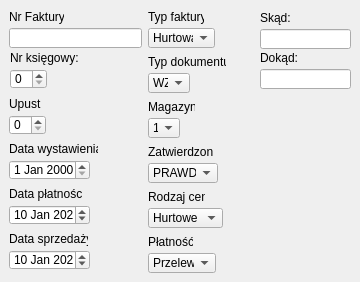
              <widget class="QFrame" name="frame_9">
               <widget class="QLabel" name="discountLabel_2">
                <property name="geometry">
                 <rect>
                  <x>9</x>
                  <y>96</y>
                  <width>32</width>
                  <height>16</height>
                 </rect>
                </property>
                <property name="text">
                 <string>Upust:</string>
                </property>
               </widget>
               <widget class="QSpinBox" name="discountSpinBox_2">
                <property name="geometry">
                 <rect>
                  <x>9</x>
                  <y>115</y>
                  <width>37</width>
                  <height>20</height>
                 </rect>
                </property>
               </widget>
               <widget class="QLabel" name="invoiceGenerationDateLabel_3">
                <property name="geometry">
                 <rect>
                  <x>9</x>
                  <y>141</y>
                  <width>89</width>
                  <height>16</height>
                 </rect>
                </property>
                <property name="text">
                 <string>Data wystawienia:</string>
                </property>
               </widget>
               <widget class="QDateEdit" name="invoiceGenerationDateEdit_2">
                <property name="geometry">
                 <rect>
                  <x>9</x>
                  <y>160</y>
                  <width>81</width>
                  <height>20</height>
                 </rect>
                </property>
               </widget>
               <widget class="QLabel" name="invoiceGenerationDateLabel_4">
                <property name="geometry">
                 <rect>
                  <x>9</x>
                  <y>186</y>
                  <width>73</width>
                  <height>16</height>
                 </rect>
                </property>
                <property name="text">
                 <string>Data płatności:</string>
                </property>
               </widget>
               <widget class="QDateEdit" name="invoicePaymentDateEdit_2">
                <property name="geometry">
                 <rect>
                  <x>9</x>
                  <y>205</y>
                  <width>81</width>
                  <height>20</height>
                 </rect>
                </property>
                <property name="date">
                 <date>
                  <year>2020</year>
                  <month>1</month>
                  <day>10</day>
                 </date>
                </property>
               </widget>
               <widget class="QLineEdit" name="invoiceNumberEdit_2">
                <property name="geometry">
                 <rect>
                  <x>9</x>
                  <y>28</y>
                  <width>133</width>
                  <height>20</height>
                 </rect>
                </property>
               </widget>
               <widget class="QLabel" name="invoiceNumberLabel_2">
                <property name="geometry">
                 <rect>
                  <x>9</x>
                  <y>9</y>
                  <width>55</width>
                  <height>16</height>
                 </rect>
                </property>
                <property name="text">
                 <string>Nr Faktury:</string>
                </property>
               </widget>
               <widget class="QLabel" name="invoiceSaleDateLabel_4">
                <property name="geometry">
                 <rect>
                  <x>9</x>
                  <y>231</y>
                  <width>79</width>
                  <height>16</height>
                 </rect>
                </property>
                <property name="text">
                 <string>Data sprzedaży:</string>
                </property>
               </widget>
               <widget class="QDateEdit" name="invoiceSaleDateEdit_3">
                <property name="geometry">
                 <rect>
                  <x>9</x>
                  <y>250</y>
                  <width>81</width>
                  <height>20</height>
                 </rect>
                </property>
                <property name="date">
                 <date>
                  <year>2020</year>
                  <month>1</month>
                  <day>10</day>
                 </date>
                </property>
               </widget>
               <widget class="QLabel" name="invoicTypeLabel_4">
                <property name="geometry">
                 <rect>
                  <x>148</x>
                  <y>9</y>
                  <width>56</width>
                  <height>16</height>
                 </rect>
                </property>
                <property name="text">
                 <string>Typ faktury</string>
                </property>
               </widget>
               <widget class="QComboBox" name="invoiceTypeComboBox_3">
                <property name="geometry">
                 <rect>
                  <x>148</x>
                  <y>28</y>
                  <width>67</width>
                  <height>20</height>
                 </rect>
                </property>
                <item>
                 <property name="text">
                  <string>Hurtowa</string>
                 </property>
                </item>
                <item>
                 <property name="text">
                  <string>Paragon</string>
                 </property>
                </item>
                <item>
                 <property name="text">
                  <string>Kupna</string>
                 </property>
                </item>
               </widget>
               <widget class="QLabel" name="invoicTypeLabel_5">
                <property name="geometry">
                 <rect>
                  <x>148</x>
                  <y>54</y>
                  <width>78</width>
                  <height>16</height>
                 </rect>
                </property>
                <property name="text">
                 <string>Typ dokumentu:</string>
                </property>
               </widget>
               <widget class="QComboBox" name="invoiceTypeComboBox_4">
                <property name="geometry">
                 <rect>
                  <x>148</x>
                  <y>73</y>
                  <width>42</width>
                  <height>20</height>
                 </rect>
                </property>
                <item>
                 <property name="text">
                  <string>WZ</string>
                 </property>
                </item>
                <item>
                 <property name="text">
                  <string>PZ</string>
                 </property>
                </item>
                <item>
                 <property name="text">
                  <string>MZ</string>
                 </property>
                </item>
               </widget>
               <widget class="QLabel" name="warehouseSelectLabel_6">
                <property name="geometry">
                 <rect>
                  <x>148</x>
                  <y>99</y>
                  <width>47</width>
                  <height>16</height>
                 </rect>
                </property>
                <property name="text">
                 <string>Magazyn:</string>
                </property>
               </widget>
               <widget class="QComboBox" name="warehouseSelectComboBox_5">
                <property name="geometry">
                 <rect>
                  <x>148</x>
                  <y>118</y>
                  <width>32</width>
                  <height>20</height>
                 </rect>
                </property>
                <item>
                 <property name="text">
                  <string>1</string>
                 </property>
                </item>
                <item>
                 <property name="text">
                  <string>2</string>
                 </property>
                </item>
                <item>
                 <property name="text">
                  <string>3</string>
                 </property>
                </item>
               </widget>
               <widget class="QLabel" name="warehouseSelectLabel_7">
                <property name="geometry">
                 <rect>
                  <x>148</x>
                  <y>144</y>
                  <width>65</width>
                  <height>16</height>
                 </rect>
                </property>
                <property name="text">
                 <string>Zatwierdzone</string>
                </property>
               </widget>
               <widget class="QComboBox" name="warehouseSelectComboBox_6">
                <property name="geometry">
                 <rect>
                  <x>148</x>
                  <y>163</y>
                  <width>70</width>
                  <height>20</height>
                 </rect>
                </property>
                <item>
                 <property name="text">
                  <string>PRAWDA</string>
                 </property>
                </item>
                <item>
                 <property name="text">
                  <string>FAŁSZ</string>
                 </property>
                </item>
               </widget>
               <widget class="QLabel" name="priceTypeLabel_2">
                <property name="geometry">
                 <rect>
                  <x>148</x>
                  <y>189</y>
                  <width>57</width>
                  <height>16</height>
                 </rect>
                </property>
                <property name="text">
                 <string>Rodzaj cen:</string>
                </property>
               </widget>
               <widget class="QComboBox" name="priceTypeComboBox_2">
                <property name="geometry">
                 <rect>
                  <x>148</x>
                  <y>208</y>
                  <width>75</width>
                  <height>20</height>
                 </rect>
                </property>
                <item>
                 <property name="text">
                  <string>Hurtowe</string>
                 </property>
                </item>
                <item>
                 <property name="text">
                  <string>Detaliczne</string>
                 </property>
                </item>
               </widget>
               <widget class="QComboBox" name="paymentComboBox_2">
                <property name="geometry">
                 <rect>
                  <x>148</x>
                  <y>253</y>
                  <width>68</width>
                  <height>20</height>
                 </rect>
                </property>
                <item>
                 <property name="text">
                  <string>Przelew</string>
                 </property>
                </item>
                <item>
                 <property name="text">
                  <string>Gotówka</string>
                 </property>
                </item>
                <item>
                 <property name="text">
                  <string>Rabat</string>
                 </property>
                </item>
               </widget>
               <widget class="QLabel" name="paymentLabel_2">
                <property name="geometry">
                 <rect>
                  <x>148</x>
                  <y>234</y>
                  <width>45</width>
                  <height>16</height>
                 </rect>
                </property>
                <property name="text">
                 <string>Płatność:</string>
                </property>
               </widget>
               <widget class="QSpinBox" name="accountingNumberSpinBox_2">
                <property name="geometry">
                 <rect>
                  <x>10</x>
                  <y>69</y>
                  <width>37</width>
                  <height>20</height>
                 </rect>
                </property>
               </widget>
               <widget class="QLabel" name="discountLabel_4">
                <property name="geometry">
                 <rect>
                  <x>10</x>
                  <y>50</y>
                  <width>71</width>
                  <height>16</height>
                 </rect>
                </property>
                <property name="text">
                 <string>Nr księgowy:</string>
                </property>
               </widget>
               <widget class="QLineEdit" name="sourceEdit">
                <property name="geometry">
                 <rect>
                  <x>260</x>
                  <y>29</y>
                  <width>91</width>
                  <height>20</height>
                 </rect>
                </property>
               </widget>
               <widget class="QLabel" name="sourceLabel">
                <property name="geometry">
                 <rect>
                  <x>260</x>
                  <y>10</y>
                  <width>55</width>
                  <height>16</height>
                 </rect>
                </property>
                <property name="text">
                 <string>Skąd:</string>
                </property>
               </widget>
               <widget class="QLineEdit" name="destinationEdit">
                <property name="geometry">
                 <rect>
                  <x>260</x>
                  <y>69</y>
                  <width>91</width>
                  <height>20</height>
                 </rect>
                </property>
               </widget>
               <widget class="QLabel" name="destinationLabel">
                <property name="geometry">
                 <rect>
                  <x>260</x>
                  <y>50</y>
                  <width>55</width>
                  <height>16</height>
                 </rect>
                </property>
                <property name="text">
                 <string>Dokąd:</string>
                </property>
               </widget>
              </widget>
